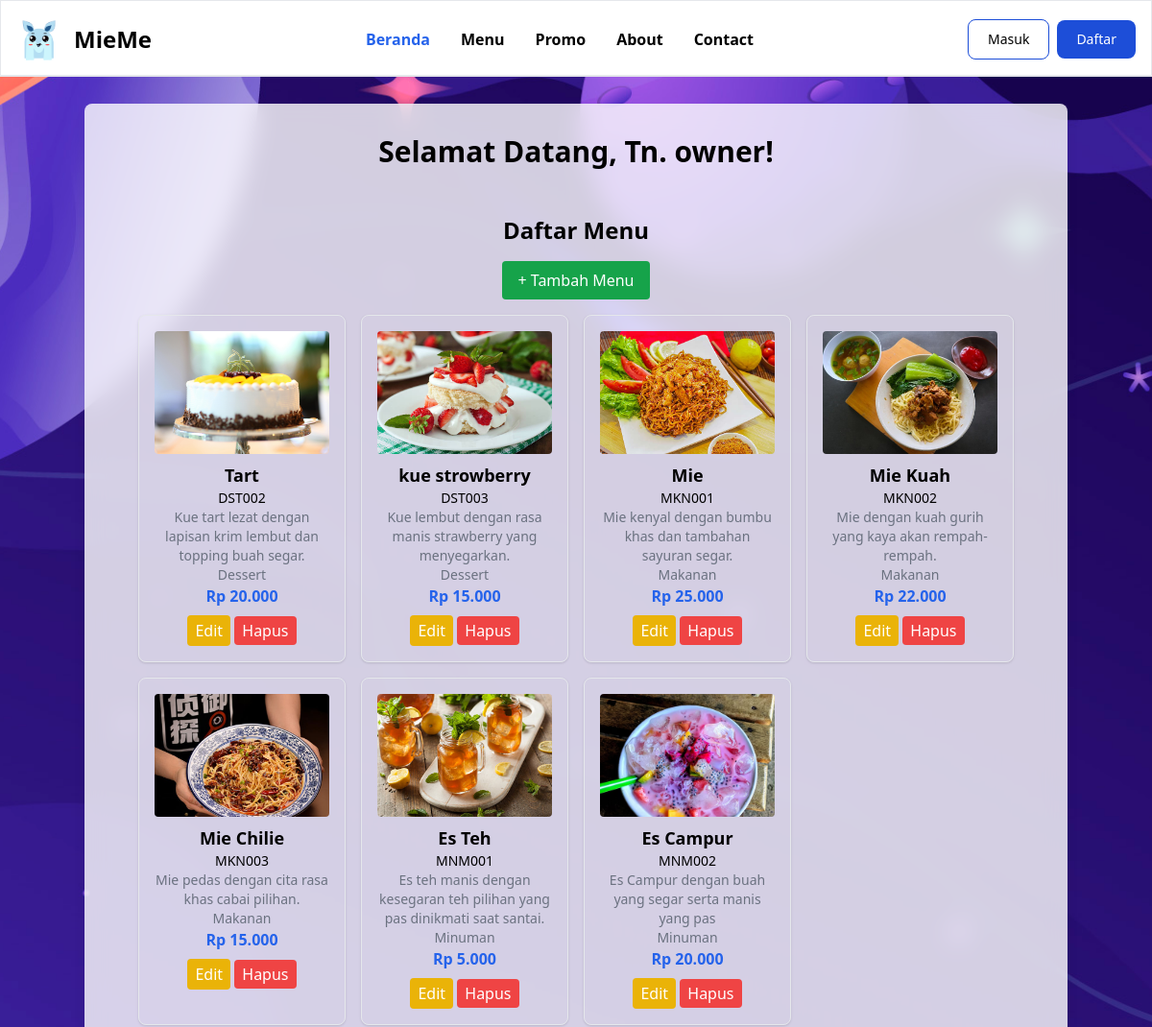
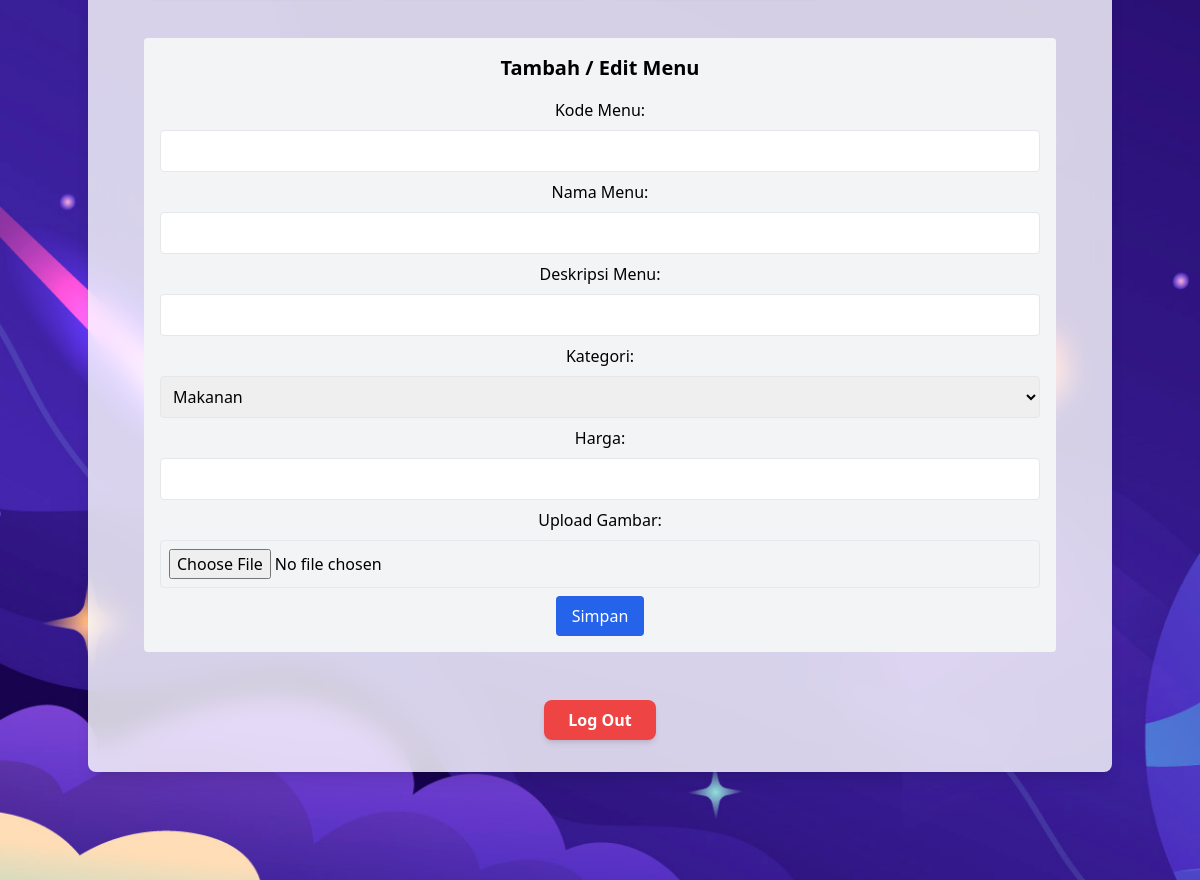
The app's page /main/dashboard.php (signed in) with its own data (2 pictures, top to bottom).
### tables this page shows
CREATE TABLE `menu` (
  `kode_menu` varchar(10) NOT NULL,
  `nama_menu` varchar(100) NOT NULL,
  `kategori` enum('Makanan','Minuman','Dessert') NOT NULL,
  `harga` decimal(10,2) NOT NULL,
  `gambar` varchar(255) NOT NULL DEFAULT 'default.jpg',
  `deskripsi` text NOT NULL
);

### main/menu.php (the view, shortened to what this page needs)
<?php
include '../service/database.php';
?>
<div class="p-6">
    <h2 class="text-2xl font-bold mb-4">Daftar Menu</h2>
    <button onclick="document.getElementById('form-section').scrollIntoView({ behavior: 'smooth' });"
        class="bg-green-600 text-white px-4 py-2 rounded mb-4">
        + Tambah Menu
    </button>
    <ul class="grid grid-cols-2 md:grid-cols-4 gap-4">
        <?php
        $result = $db->query("SELECT * FROM menu");
        while ($row = $result->fetch_assoc()) {
            $gambar_path = "../assets/" . $row["gambar"];
            ?>
        <li class="border rounded-lg p-4 shadow hover:shadow-lg transition">
            <img src="<?php echo $gambar_path; ?>" alt="<?php echo $row["nama_menu"]; ?>" class="w-full h-32 object-cover rounded mb-2">
            <h3 class="text-lg font-semibold"><?php echo $row["nama_menu"]; ?></h3>
            <p class="text-sm"><?php echo $row["kode_menu"]; ?></p>
            <p class="text-gray-500 text-sm"><?php echo $row["deskripsi"]; ?></p>
            <p class="text-gray-500 text-sm"><?php echo $row["kategori"]; ?></p>
            <p class="text-blue-600 font-bold">Rp <?php echo number_format($row["harga"], 0, ',', '.'); ?></p>
            <div class="mt-2">
    <button onclick="editMenu('<?php echo $row['kode_menu']; ?>', '<?php echo $row['nama_menu']; ?>', '<?php echo $row['kategori']; ?>', '<?php echo $row['harga']; ?>', '<?php echo $row['gambar']; ?>')"
        class="bg-yellow-500 text-white px-2 py-1 rounded">
        Edit
    </button>
    <a href="menu.php?delete=<?php echo $row['kode_menu']; ?>"
        onclick="return confirmDelete('<?php echo $row['nama_menu']; ?>')"
        class="bg-red-500 text-white px-2 py-1 rounded">
        Hapus
    </a>
</div>
        </li>
        <?php } ?>
    </ul>
    <div id="form-section" class="mt-10 bg-gray-100 p-4 rounded">
        <h2 class="text-xl font-bold mb-4">Tambah / Edit Menu</h2>
        <form action="menu.php" method="POST" enctype="multipart/form-data">
            <label class="block mb-2">Kode Menu:</label>
            <input type="text" name="kode_menu" id="kode_menu" class="w-full p-2 border rounded mb-2" required>
            <label class="block mb-2">Nama Menu:</label>
            <input type="text" name="nama_menu" id="nama_menu" class="w-full p-2 border rounded mb-2" required>
            <label class="block mb-2">Deskripsi Menu:</label>
            <input type="text" name="deskripsi_menu" id="deskripsi_menu" class="w-full p-2 border rounded mb-2" required>
            <label class="block mb-2">Kategori:</label>
            <select name="kategori" id="kategori" class="w-full p-2 border rounded mb-2" required>
                <option value="Makanan">Makanan</option>
            </select>
            <label class="block mb-2">Harga:</label>
            <input type="number" name="harga" id="harga" class="w-full p-2 border rounded mb-2" required>
            <label class="block mb-2">Upload Gambar:</label>
            <input type="file" name="gambar" id="gambar" class="w-full p-2 border rounded mb-2">
            <button type="submit" class="bg-blue-600 text-white px-4 py-2 rounded">Simpan</button>
        </form>
    </div>
</div>

### records on screen
menu: gambar (picture), nama_menu "Tart", kode_menu "DST002", deskripsi "Kue tart lezat dengan lapisan krim lembut dan topping buah segar.", kategori "Dessert", harga "20.000"
menu: gambar (picture), nama_menu "kue strowberry", kode_menu "DST003", deskripsi "Kue lembut dengan rasa manis strawberry yang menyegarkan.", kategori "Dessert", harga "15.000"
menu: gambar (picture), nama_menu "Mie", kode_menu "MKN001", deskripsi "Mie kenyal dengan bumbu khas dan tambahan sayuran segar.", kategori "Makanan", harga "25.000"
menu: gambar+nama_menu (picture), nama_menu "Mie Kuah", kode_menu "MKN002", deskripsi "Mie dengan kuah gurih yang kaya akan rempah-rempah.", kategori "Makanan", harga "22.000"
menu: gambar (picture), nama_menu "Mie Chilie", kode_menu "MKN003", deskripsi "Mie pedas dengan cita rasa khas cabai pilihan.", kategori "Makanan", harga "15.000"
menu: gambar+nama_menu (picture), nama_menu "Es Teh", kode_menu "MNM001", deskripsi "Es teh manis dengan kesegaran teh pilihan yang pas dinikmati saat santai.", kategori "Minuman", harga "5.000"
menu: gambar (picture), nama_menu "Es Campur", kode_menu "MNM002", deskripsi "Es Campur dengan buah yang segar serta manis yang pas", kategori "Minuman", harga "20.000"

### other values on screen
$_SESSION["username"] "owner"
